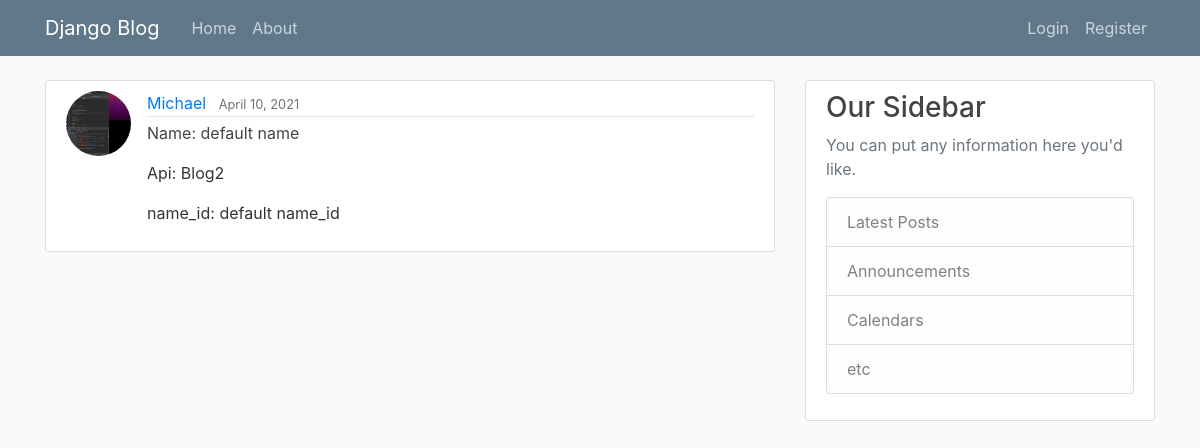
/post/2/, run on an earlier commit of the app's database.
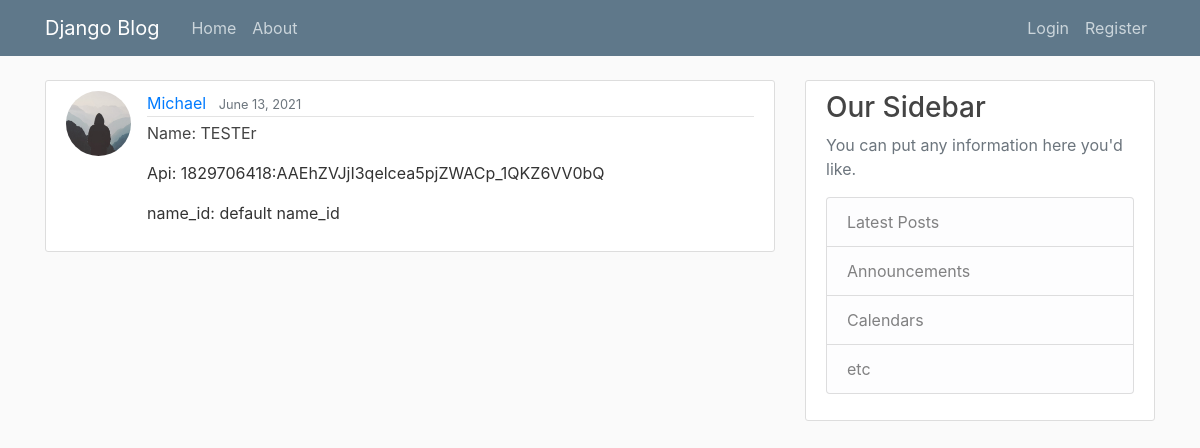
And on a later commit of the database.
### app/models.py (models this page shows, shortened)
class Post(models.Model):
    api = models.CharField(max_length=100)
    name = models.CharField(max_length=100, default = "default name")
    name_id = models.CharField(max_length=100, default = "default name_id")
    first_message = models.CharField(max_length=100, default = "hello my friend")
    date_posted = models.DateTimeField(default=timezone.now)
    author = models.ForeignKey(User, on_delete=models.CASCADE)
    running = models.BooleanField(default = False)
    message_pairs = JSONField(default=list)
    objects = PostManager()

### users/models.py (models this page shows, shortened)
class Profile(models.Model):
    user = models.OneToOneField(User, on_delete=models.CASCADE)
    image = models.ImageField(default='default.jpg', upload_to='profile_pics')

### app/views.py (the view)
# urls.py: path('post/<int:pk>/', PostDetailView.as_view(), name = 'post-detail'),
class PostDetailView(DetailView):
    model = Post

### app/templates/app/post_detail.html (shortened to what this page needs)
{% extends "app/base.html"%}
{% block content %}
<article class="media content-section">
    <img class ="rounded-circle article-img" src="{{ object.author.profile.image.url }}">
        <div class="media-body">
            <div class="article-metadata">
            <a class="mr-2" href="{% url 'user-posts' post.author.username %}">{{ object.author }}</a>
            <small class="text-muted">{{ object.date_posted|date:"F d, Y" }}</small>
            </div>
            <p class="article-title">Name: {{ object.name }}</p>
            <p class="article-content">Api: {{ object.api }}</p>
            <p class="article-content">name_id: {{ object.name_id }}</p>
        </div>
</article>
{% endblock content %}

What changed in the data, as far as the page shows it:
changed Post "default name_id": author.profile.image: picture removed, a placeholder shows; date_posted "April 10, 2021" → "June 13, 2021"; name "default name" → "TESTEr"; api "Blog2" → "1829706418:AAEhZVJjI3qelcea5pjZWACp_1QKZ6VV0bQ"
